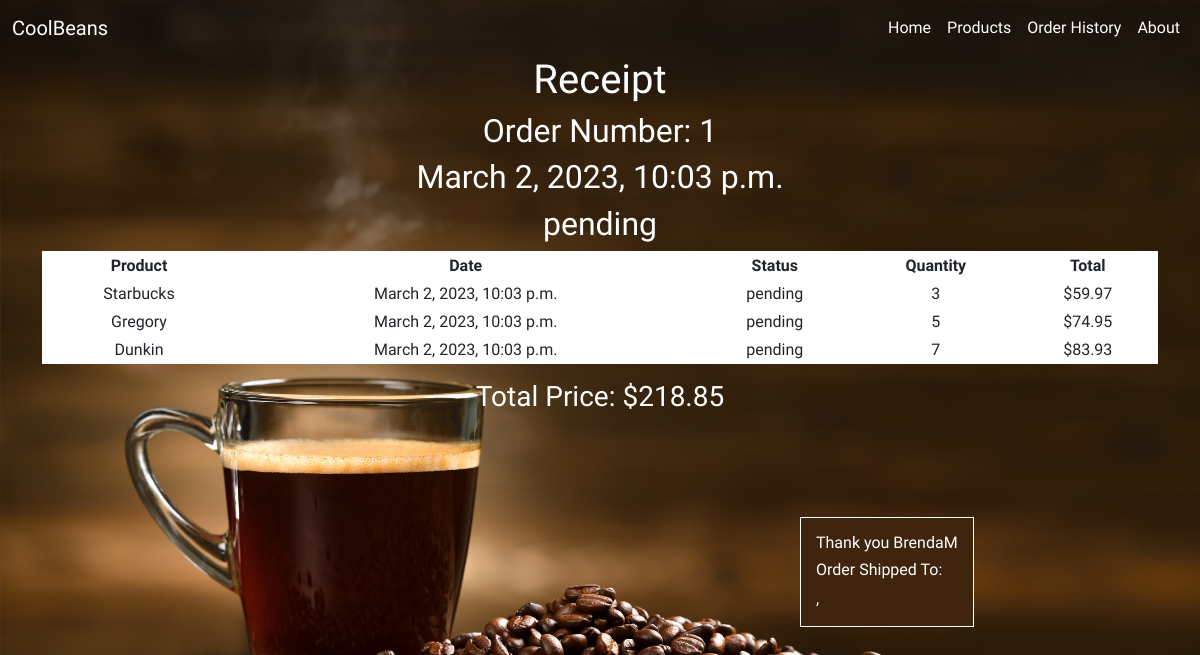
The app's page /receipt/1 with its own data.
### beansapp/models.py (models this page shows, shortened)
class Order(models.Model):
    STATUS = (
        ('Pending','Pending'),
        ('Out for delivery','Out for delivery'),
        ('Delivered','Delivered'),)
    addressee = models.ForeignKey(Addressee,on_delete=models.SET_NULL,null=True)
    guest = models.ForeignKey(Guest,on_delete=models.SET_NULL,null=True)
    date = models.DateTimeField(auto_now_add=True)
    status = models.CharField(max_length=200, null=True, choices=STATUS, default='pending')
    def get_order_items(self):
        return self.orderitem_set.all()
    def get_total(self):
        orderitems = self.orderitem_set.all()
        total = 0
        for item in orderitems:
            total += item.product.price * item.quantity
        return round(total,2)

class OrderItem(models.Model):
    product = models.ForeignKey(Product, on_delete=models.SET_NULL, null=True)
    order = models.ForeignKey(Order, on_delete=models.CASCADE,null=True)
    quantity = models.IntegerField(default=0, null=True, blank=True)
    def get_total(self):
        total = self.product.price * self.quantity
        return total

class Product(models.Model):
    types = models.ManyToManyField(Tag)
    name = models.CharField(max_length=30)
    description = models.CharField(max_length=200)
    image = models.ImageField(null=True,blank=True)
    price = models.FloatField()
    def __str__(self):
        return self.name

class Addressee(AbstractUser):
    address = models.CharField(max_length=15)
    city = models.CharField(max_length=15)
    state = models.CharField(max_length=15)
    zipcode = models.IntegerField(null=True)
    phone_number = PhoneField(blank=True, null=True)

### beansapp/views.py (the view)
# urls.py: path('receipt/<int:id>', ReceiptView.as_view(), name='receipt' ),
class ReceiptView(View):
    def get (self,request,id):
        order = Order.objects.get(id=id)
        orderitems = order.orderitem_set.all()
        item_total = Order.get_order_items(order)
        order_price = round(Order.get_total(order),2)
        html_data={
            'order':order,
                'items':orderitems,
                'order_total': item_total,
                'order_price': order_price,
            }
        return render(
        request= request,
        template_name= "receipt.html",
        context= html_data
        )

### beansapp/templates/receipt.html (shortened to what this page needs)
{% extends 'main.html' %}
{% block content%}
{% load static %}
<div class="container">
  <h1>Receipt</h1>
<h2>Order Number: {{order.id}}</h2>
<h2>{{order.date}}</h2>
<h2>{{order.status}}</h2>
<table class="info table table-sm text-center">
    <tr>
      <th>Product</th>
      <th>Date</th>
      <th>Status</th>
      <th>Quantity</th>
      <th>Total</th>
    </tr>
    {% for item in items %}
    <tr>
      <td>{{item.product}}</td>
      <td>{{order.date}}</td>
      <td>{{order.status}}</td>
      <td>{{item.quantity}}</td>
      <td>${{item.get_total}}</td>
    </tr>
    {% endfor %}
</table>
<h3>Total Price: ${{order.get_total}}</h3>
</div>
<div class="shipping">
  <h6>Thank you {{order.addressee.first_name}}{{order.addressee.last_name}}</h6>
  <h6> Order Shipped To:</h6>
  {% if username %}
    <p>{{order.addressee.address}}</p>
    <p>{{order.addressee.city}}, {{order.addressee.state}}{{order.addressee.zipcode}}</p>
  {% else %}
     <p>{{order.guest.city}}, {{order.guest.state}}{{order.guest.zipcode}}</p>
  {% endif %}
  </div>
 {% endblock %}

### beansapp/templates/receipt.html (style rules this page uses)
.container { display: flex; align-items: center; flex-direction: column; }
.info,.shipping { background-color: #40250E; color: white; border: 1px solid white; }
.shipping { display: inline-block; padding: 15px; margin-top: 50px; position: relative; left: 800px; bottom: -45px; }
p { margin: 0; }

### beansapp/templates/main.html (style rules this page uses)
body { background-image:url("../static/images/landingnew.jpg"); background-size:cover; background-position: bottom; background-repeat: no-repeat; font-family: 'Limelight', cursive; color:#fff; }

### records on screen
Order: id "1", date "March 2, 2023, 10:03 p.m.", status "pending", get_total "218.85", addressee.first_name "Brenda", addressee.last_name "M"
OrderItem: product "Starbucks", quantity "3", get_total "59.97"
OrderItem: product "Gregory", quantity "5", get_total "74.95"
OrderItem: product "Dunkin", quantity "7", get_total "83.93"
